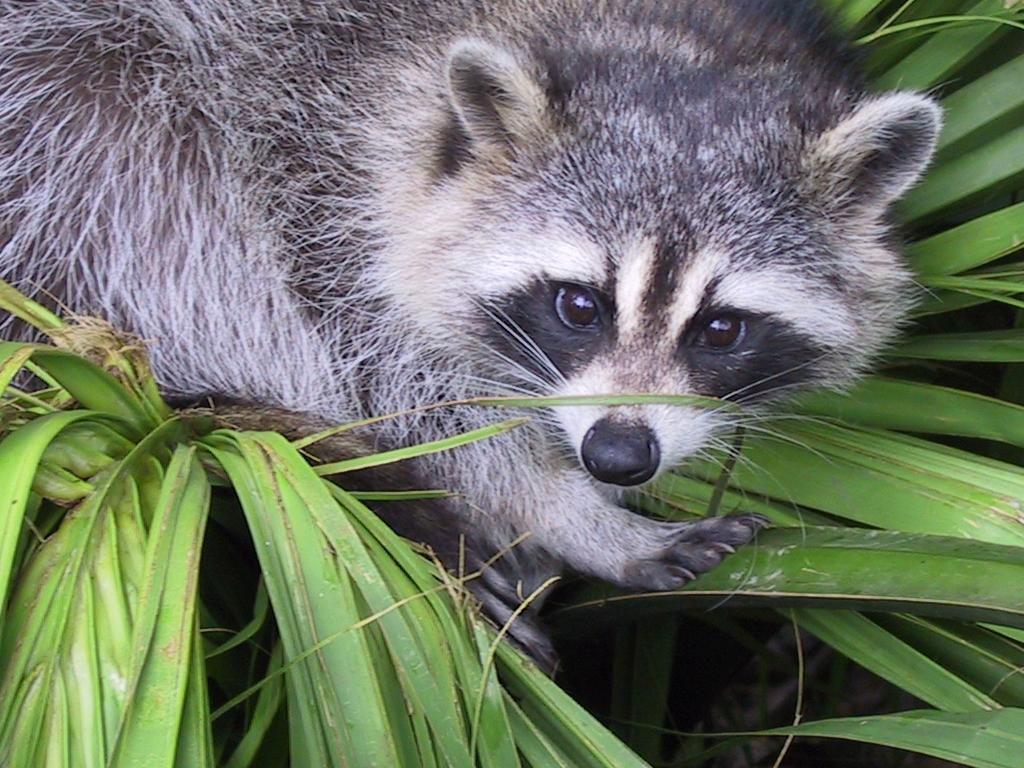
#> input picture post-common-core/data/python-1/ex03/animal.jpeg, 1024 x 768 px
$ python zoom.py
#> lines starting #> are read from the running program, lines starting #| are printed output that depends on the picture
### post-common-core/data/python-1/ex02/load_image.py
from PIL import Image, UnidentifiedImageError
import numpy as np


def ft_load(path: str) -> list:
    """
    Load an image file and return its pixel data in RGB format.

    This function opens the image at the given path, converts it to RGB mode,
    and returns its pixel values as a NumPy array. It also prints the shape
    of the image (height, width, channels).

    Parameters:
        path (str): Path to the image file.
        Supported formats include JPG and JPEG.

    Returns:
        list: A 3-dimensional list (height x width x 3)
        containing RGB pixel values.

    Raises:
        FileNotFoundError: If the file does not exist at the specified path.
        OSError: If the file cannot be opened as an image.
    """
    try:
        img = Image.open(path).convert("RGB")
    except FileNotFoundError:
        raise FileNotFoundError(f"Error: File not found at path '{path}'.")
    except UnidentifiedImageError:
        raise ValueError(
            f"Error: Unable to open '{path}'. Unsupported or corrupted image."
        )
    except Exception as e:
        raise ValueError(f"Error: An unexpected error occurred: {e}")

    pixels = np.array(img)
    print("The shape of image is:", pixels.shape)

    return pixels

### post-common-core/data/python-1/ex03/zoom.py
from load_image import ft_load
from PIL import Image, ImageDraw, ImageFont
import numpy as np


def display(pixels: np.ndarray):
    """
    Display an image array with padding and coordinate tick marks.

    Adds margins, draws borders, and displays tick marks for reference.

    Parameters:
        pixels (np.ndarray): Image array to display.
    """

    img = np.squeeze(pixels)
    img = Image.fromarray(img.astype('uint8'))

    margin = 40
    new_width = img.width + margin * 2
    new_height = img.height + margin * 2

    background_color = (255, 255, 255)
    padded_image = Image.new("RGB", (new_width, new_height), background_color)
    padded_image.paste(img, (margin, margin))

    draw = ImageDraw.Draw(padded_image)
    x_start = margin
    y_start = padded_image.height - margin
    x_end = x_start + img.width

    bar_width = 1
    draw.line((x_start, margin, x_end, margin),
              fill="black", width=bar_width)  # top
    draw.line((x_start, y_start, x_end, y_start),
              fill="black", width=bar_width)  # bot
    draw.line((x_start, margin, x_start, y_start),
              fill="black", width=bar_width)  # left
    draw.line((x_end, margin, x_end, y_start),
              fill="black", width=bar_width)  # right

    try:
        font = ImageFont.truetype("arial.ttf", size=12)
    except Exception:
        font = ImageFont.load_default()

    num_ticks = int(img.width / 50)
    tick_size = 5
    for i in range(num_ticks):
        tick_x = x_start + i * 50
        tick_y = margin + i * 50

        draw.line((x_start - tick_size, tick_y, x_start, tick_y),
                  fill="black", width=1)  # left
        draw.text((x_start - tick_size - 6, tick_y - 5), str(i * 50),
                  fill="black", font=font, anchor="ra")

        draw.line((tick_x, y_start, tick_x, y_start + tick_size),
                  fill="black", width=1)  # bot
        draw.text((tick_x, y_start + tick_size + 5), str(i * 50),
                  fill="black", font=font, anchor="ma")

    padded_image.show()


def zoom(img: np.ndarray, center: tuple) -> np.ndarray:
    """
    Zoom a 3D image array around a given center with a given size.

    Parameters:
        img (np.ndarray): The original image array (H, W, C).
        center (tuple[int, int]): (y, x) center coordinates for zooming.
        size (int): Size of the square zoom region.

    Returns:
        np.ndarray: Cropped zoomed image with shape (size, size, 1).
    """

    if not isinstance(img, np.ndarray):
        raise ValueError("Image must be a NumPy array.")

    if img.ndim != 3:
        raise ValueError("Image array must be 3-dimensional (H, W, C).")

    if not (isinstance(center, tuple) and len(center) == 2):
        raise ValueError("Center must be a tuple of two integers (y, x).")

    if not all(isinstance(val, int) and val >= 0 for val in center):
        raise ValueError("Center coordinates must be non-negative integers.")

    x, y = center
    half = 400 // 2

    y_start = max(0, y - half)
    y_end = min(img.shape[0], y + half)
    x_start = max(0, x - half)
    x_end = min(img.shape[1], x + half)

    zoomed = img[y_start:y_end, x_start:x_end, 0:1]
    print("New shape after slicing:",
          zoomed.shape, "or", np.squeeze(zoomed).shape)
    return zoomed


def main():
    """
    Main execution function to test image loading, zooming, and display.

    This function performs the following steps:
    1. Loads an image from the file "animal.jpeg" using ft_load.
    2. Prints the loaded image pixel array.
    3. Applies zoom on the loaded image at coordinates (650, 300).
    4. Prints the zoomed pixel array.
    5. Displays the zoomed image with axes and margin.

    If any error occurs (e.g., file not found, invalid image,
    invalid zoom coordinates),
    the function prints the error and exits.

    No parameters or return values.
    """

    try:
        img = ft_load("animal.jpeg")
#> in ft_load, img is the input picture: PIL image 1024x768 RGB; mean R, G, B 110.7, 117.7, 102.1
#| The shape of image is: (768, 1024, 3)
        print(img)
#> (printed output is left out)
        zoom_pxl = zoom(img, (650, 300))
#> in zoom, `zoomed = img[y_start:y_end, x_start:x_end, 0:1]`:
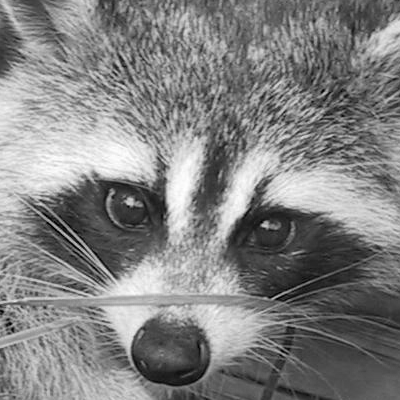
#> zoomed: shape (400, 400, 1); min 0, max 255, mean 129.9
#| New shape after slicing: (400, 400, 1) or (400, 400)
    except Exception as e:
        print(e)
        exit(1)
    print(zoom_pxl)
#> (printed output is left out)
    display(zoom_pxl)
#> in display, `padded_image = Image.new("RGB", (new_width, new_height), background_co..`: padded_image: PIL image 480x480 RGB; every value is 255
#> in display, `padded_image.paste(img, (margin, margin))`:
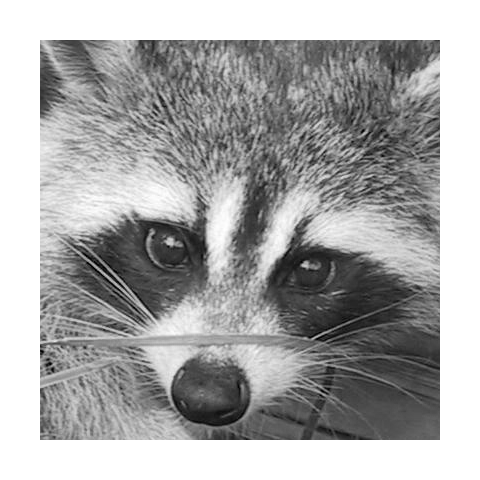
#> padded_image: PIL image 480x480 RGB; min 0, max 255, mean 168.1
#> in display, `padded_image.show()`:
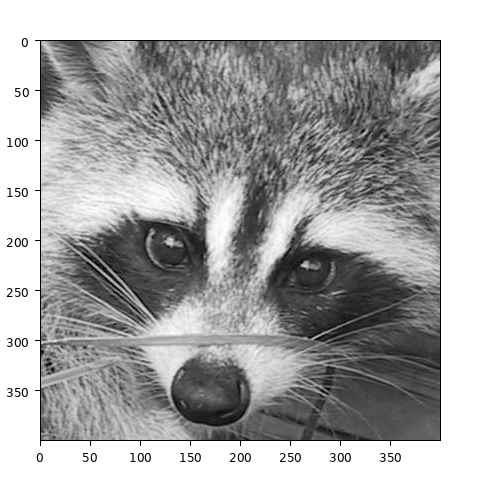
#> shown: PIL image 480x480 RGB; min 0, max 255, mean 165.7


if __name__ == "__main__":
    main()
